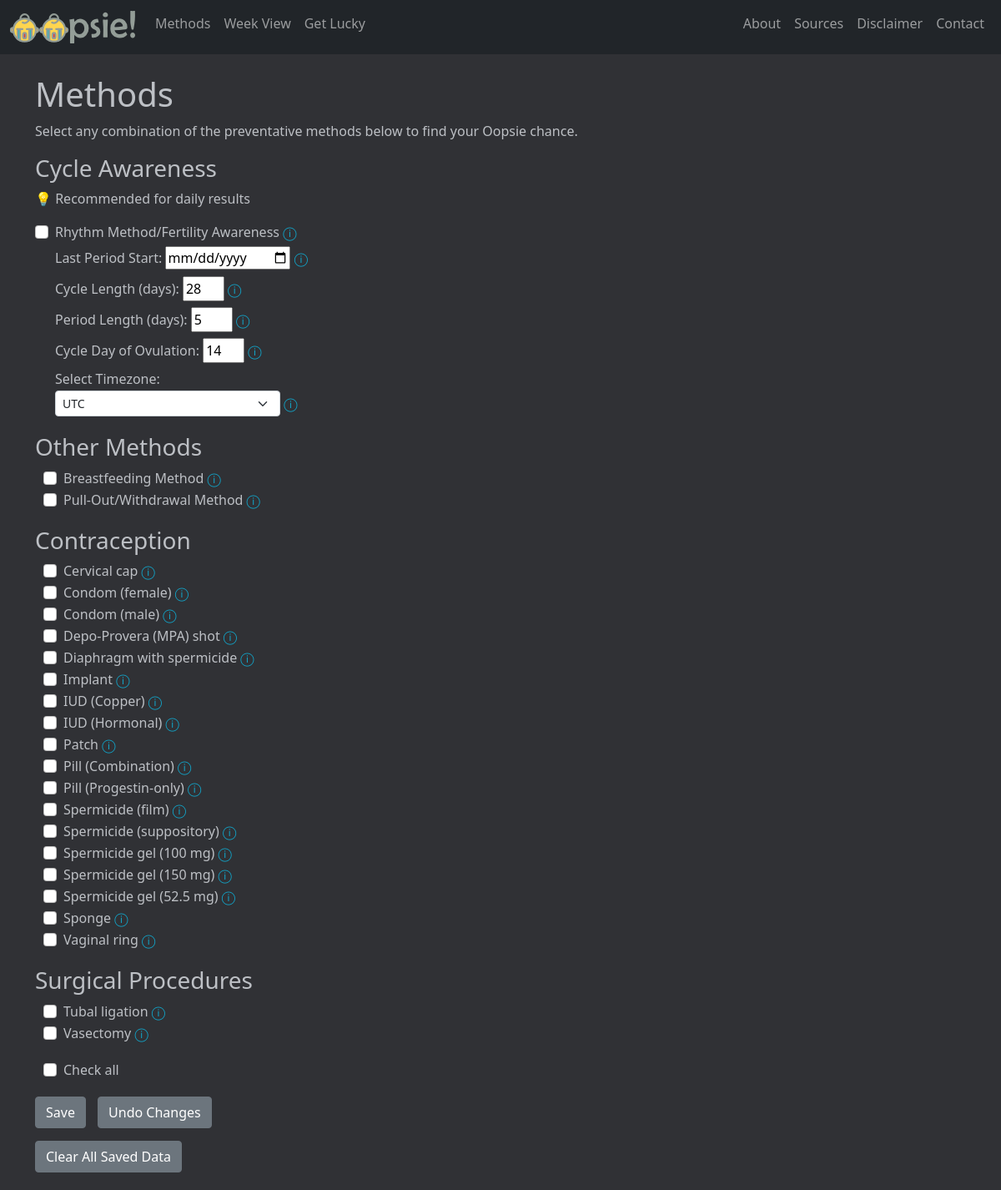
The page /methods on the database its author committed.
### app.py (models this page shows)
class Methods(db.Model):
    id = db.Column(db.Integer, primary_key=True)
    method = db.Column(db.String(100), nullable=False)
    type = db.Column(db.String(20), nullable=False)
    chance = db.Column(db.Float, nullable=False)
    source = db.Column(db.String(100), nullable=False)
    info = db.Column(db.String(350), nullable=False)
    info_source = db.Column(db.String(100), nullable=False)
    source_name = db.Column(db.String(100), nullable=False)
    info_source_name = db.Column(db.String(100), nullable=False)

### app.py (the view)
@app.route("/methods")
def methods():
    if session.get("selections"):
        selections = session.get("selections")
    else:
        selections = []
    data = Data()
    object = gather_objects()
    return render_template("methods.html", data=data, selections=selections, cycle=object.cycle, timezones=pytz.all_timezones, timezone=session.get("timezone"))

### app.py (called while the page is built, shortened)
@app.before_request
def make_session_permanent():
    session.permanent = True

def gather_objects():
    today = get_today()
    day = Day(today)
    cycle = Cycle(day)
    Object = namedtuple("Objects", ["today", "day", "cycle"])
    object = Object(today, day, cycle)
    return object

def get_today():
    if not session.get("timezone"):
        session["timezone"] = "UTC"
    return datetime.now(tz=pytz.UTC).astimezone(pytz.timezone(session.get("timezone"))).date()

def get_cycle_day(day, cycle_start, cycle_length):
    if cycle_start == None or cycle_length == 0:
        return None

def get_next_ovulation(today, cycle_day, cycle_day_ovulation, cycle_length):
    if cycle_day == None:
        return None

def get_next_period(today, cycle_day, cycle_length):
    if cycle_day == None:
        return None

def get_cycle_length(cycle_length_session):
    if cycle_length_session:
        cycle_length = int(cycle_length_session)
    else:
        cycle_length = 28
    return cycle_length

def get_period_length(period_length_session):
    if period_length_session != None and period_length_session != "":
        period_length = int(period_length_session)
    else:
        period_length = 5
    return period_length

def get_cycle_day_ovulation(cycle_day_ovulation_session, cycle_length):
    if cycle_day_ovulation_session:
        cycle_day_ovulation = int(cycle_day_ovulation_session)
    else:
        cycle_day_ovulation = round(cycle_length/2)
    return cycle_day_ovulation

def check_period(cycle_day, period_length):
    if cycle_day == None:
        return
    else:
        if cycle_day <= period_length:
            return True
        else:
            return False

def check_ovulation(cycle_day, cycle_day_ovulation):
    if cycle_day == cycle_day_ovulation:
        return True
    else:
        return False

### templates/methods.html (shortened to what this page needs)
{% extends "layout.html" %}
{% block main %}
  <form action="{{ url_for('index_post') }}" method="POST">
    <div>
      <h1>Methods</h1>
      <p>Select any combination of the preventative methods below to find your Oopsie chance.</p>
        <div class="method_container">
          <h3>Cycle Awareness</h3>
          <p>&#128161; Recommended for daily results</p>
          {% for row in data.cycle_awareness %}
            <div class="form-check">
              {% if rhythm_errors and rhythm_errors["cycle_start_error"] %}
                <input class="form-check-input" type="checkbox" value="{{ row.id }}" name="method_selected" id="{{ row.id }}" checked>
              {% elif row.id|string in selections %}
                <input class="form-check-input" type="checkbox" value="{{ row.id }}" name="method_selected" id="{{ row.id }}" checked>
              {% else %}
                <input class="form-check-input" type="checkbox" value="{{ row.id }}" name="method_selected" id="{{ row.id }}">
              {% endif %}
              <label class="form-check-label" for="{{ row.id }}">
                {% if cycle.rhythm_chance != None and row.id == 21 %}
                  {% if (cycle.rhythm_chance * 100)|round(5) % 1 == 0 %}
                    {{ row.method }} <a href="javascript:void(0)" data-bs-toggle="tooltip" title="{{ row.info }} ({{ (cycle.rhythm_chance * 100)|int }}% Oopsie)">&#9432;</a>
                  {% else %}
                    {{ row.method }} <a href="javascript:void(0)" data-bs-toggle="tooltip" title="{{ row.info }} ({{ (cycle.rhythm_chance * 100)|round(5) }}% Oopsie)">&#9432;</a>
                  {% endif %}
                {% else %}
                  {{ row.method }} <a href="javascript:void(0)" data-bs-toggle="tooltip" title="{{ row.info }}">&#9432;</a>
                {% endif %}
                </label>
            </div>
          {% endfor %}
          <div class="form-check">
            <label class="form-label" style="margin-top: 5px;" for="cycle_start">Last Period Start:</label>
            {% if cycle.cycle_start %}
              <input class="form-input" style="width: 150px;" type="date" id="cycle_start" name="cycle_start" value="{{ cycle.cycle_start }}">
            {% else %}
              <input class="form-input" style="width: 150px;" type="date" id="cycle_start" name="cycle_start">
            {% endif %}
            <a href="javascript:void(0)" data-bs-toggle="tooltip" title="Last period start date is required for Rhythm Method.">&#9432;</a>
          </div>
          <div class="form-check">
            <label class="form-label" for="cycle_length">Cycle Length (days): </label>
            {% if cycle.cycle_length != None %}
              <input class="form-input" style="width: 50px;" type="number" id="cycle_length" name="cycle_length" value="{{ cycle.cycle_length }}">
            {% else %}
              <input class="form-input" style="width: 50px;" type="number" id="cycle_length" name="cycle_length" value="28">
            {% endif %}
            <a href="javascript:void(0)" data-bs-toggle="tooltip" title="If you don't enter the cycle length, we will assume an average of 28 days.">&#9432;</a>
          </div>
          <div class="form-check">
            <label class="form-label" for="period_length">Period Length (days): </label>
            {% if cycle.period_length != None %}
              <input class="form-input" style="width: 50px;" type="number" id="period_length" name="period_length" value="{{ cycle.period_length }}">
            {% else %}
              <input class="form-input" style="width: 50px;" type="number" id="period_length" name="period_length" value="5">
            {% endif %}
            <a href="javascript:void(0)" data-bs-toggle="tooltip" title="Enter a period length if you want to see period days on the calendar (otherwise set to zero). By default, we will assume an average of 5 days. This will not affect your Oopsie chance.">&#9432;</a>
          </div>
          <div class="form-check">
            <label class="form-label" for="cycle_day_ovulation">Cycle Day of Ovulation: </label>
            {% if cycle.cycle_day_ovulation %}
              <input class="form-input" style="width: 50px;" type="number" id="cycle_day_ovulation" name="cycle_day_ovulation" value="{{ cycle.cycle_day_ovulation }}">
            {% else %}
              <input class="form-input" style="width: 50px;" type="number" id="cycle_day_ovulation" name="cycle_day_ovulation" value="14">
            {% endif %}
            <a href="javascript:void(0)" data-bs-toggle="tooltip" title="If you don't enter a cycle day of ovulation, we will assume the midpoint of the cycle.">&#9432;</a>
          </div>
          <div class="form-check">
            <p style="margin-bottom: 2px;">Select Timezone:</p>
            <select class="inline form-select form-select-sm" aria-label=".form-select-sm example" style="width: 270px;" name="timezone">
              {% if not timezone %}
                <option selected>UTC</option>
              {% else %}
                <option selected>{{ timezone|replace("_", " ") }}</option>
              {% endif %}
            </select>
            <a href="javascript:void(0)" data-bs-toggle="tooltip" title="Enter a timezone so the date changes at the correct time of day (default is UTC).">&#9432;</a>
          </div>
        </div>
        <div class="method_container">
          <h3>Other Methods</h3>
          <div class="method_checkbox_container">
            {% for row in data.method %}
              <div class="form-check">
                {% if row.id|string in selections %}
                  <input class="form-check-input" type="checkbox" value="{{ row.id }}" name="method_selected" id="{{ row.id }}" checked>
                {% else %}
                  <input class="form-check-input" type="checkbox" value="{{ row.id }}" name="method_selected" id="{{ row.id }}">
                {% endif %}
                <label class="form-check-label" for="{{ row.id }}">
                  {% if (row.chance * 100)|round(5) % 1 == 0 %}
                    {{ row.method }} <a href="javascript:void(0)" data-bs-toggle="tooltip" title="{{ row.info }} ({{ (row.chance * 100)|int }}% Oopsie)">&#9432;</a>
                  {% else %}
                    {{ row.method }} <a href="javascript:void(0)" data-bs-toggle="tooltip" title="{{ row.info }} ({{ (row.chance * 100)|round(5) }}% Oopsie)">&#9432;</a>
                  {% endif %}
                  </label>
              </div>
            {% endfor %}
          </div>
        </div>
        <div class="method_container">
          <h3>Contraception</h3>
          <div class="method_checkbox_container">
            {% for row in data.contraception %}
              <div class="form-check">
                {% if row.id|string in selections %}
                  <input class="form-check-input" type="checkbox" value="{{ row.id }}" name="method_selected" id="{{ row.id }}" checked>
                {% else %}
                  <input class="form-check-input" type="checkbox" value="{{ row.id }}" name="method_selected" id="{{ row.id }}">
                {% endif %}
                <label class="form-check-label" for="{{ row.id }}">
                  {% if (row.chance * 100)|round(5) % 1 == 0 %}
                    {{ row.method }} <a href="javascript:void(0)" data-bs-toggle="tooltip" title="{{ row.info }} ({{ (row.chance * 100)|int }}% Oopsie)">&#9432;</a>
                  {% else %}
                    {{ row.method }} <a href="javascript:void(0)" data-bs-toggle="tooltip" title="{{ row.info }} ({{ (row.chance * 100)|round(5) }}% Oopsie)">&#9432;</a>
                  {% endif %}
                  </label>
              </div>
            {% endfor %}
          </div>
        </div>
        <div class="method_container">
          <h3>Surgical Procedures</h3>
          <div class="method_checkbox_container">
            {% for row in data.surgical %}
              <div class="form-check">
                {% if row.id|string in selections %}
                  <input class="form-check-input" type="checkbox" value="{{ row.id }}" name="method_selected" id="{{ row.id }}" checked>
                {% else %}
                  <input class="form-check-input" type="checkbox" value="{{ row.id }}" name="method_selected" id="{{ row.id }}">
                {% endif %}
                <label class="form-check-label" for="{{ row.id }}">
                  {% if (row.chance * 100)|round(5) % 1 == 0 %}
                    {{ row.method }} <a href="javascript:void(0)" data-bs-toggle="tooltip" title="{{ row.info }} ({{ (row.chance * 100)|int }}% Oopsie)">&#9432;</a>
                  {% else %}
                    {{ row.method }} <a href="javascript:void(0)" data-bs-toggle="tooltip" title="{{ row.info }} ({{ (row.chance * 100)|round(5) }}% Oopsie)">&#9432;</a>
                  {% endif %}
                </label>
              </div>
            {% endfor %}
          </div>
        </div>
        <div class="method_container method_checkbox_container">
          <div class="form-check">
            <input class="form-check-input" type="checkbox" id="check_all" onclick="check_uncheck(this)">
              <label style="font-weight:500;" class="form-check-label" for="check_all">Check all</label>
          </div>
        </div>
    </div>
    <div style="margin-bottom: 15px;">
      <button type="submit" class="btn btn-secondary" style="margin-right: 10px;">Save</button>
      <button type="reset" class="btn btn-secondary">Undo Changes</button>
    </div>
  </form>
  <div>
    <form action="{{ url_for('clear') }}" method="GET">
      <button type="submit" class="btn btn-secondary">Clear All Saved Data</button>
    </form>
  </div>
{% endblock %}

### static/css/styles.css (style rules this page uses)
a { color: #11a8cd; text-decoration: none; }
.inline { display: inline-block; }
.method_container { margin-bottom: 20px; }
.method_checkbox_container { margin-left: 10px; }
body { background: #303135; color: #bdc0c5; }

### rows shown on the page
Methods: method "Rhythm Method/Fertility Awareness"
Methods: method "Breastfeeding Method"
Methods: method "Pull-Out/Withdrawal Method"
Methods: method "Cervical cap"
Methods: method "Condom (female)"
Methods: method "Condom (male)"
Methods: method "Depo-Provera (MPA) shot"
Methods: method "Diaphragm with spermicide"
Methods: method "Implant"
Methods: method "IUD (Copper)"
Methods: method "IUD (Hormonal)"
Methods: method "Patch"
Methods: method "Pill (Combination)"
Methods: method "Pill (Progestin-only)"
Methods: method "Spermicide (film)"
Methods: method "Spermicide (suppository)"
Methods: method "Spermicide gel (100 mg)"
Methods: method "Spermicide gel (150 mg)"
Methods: method "Spermicide gel (52.5 mg)"
Methods: method "Sponge"
Methods: method "Vaginal ring"
Methods: method "Tubal ligation"
Methods: method "Vasectomy"

### other values the page prints
form field timezone "UTC"
